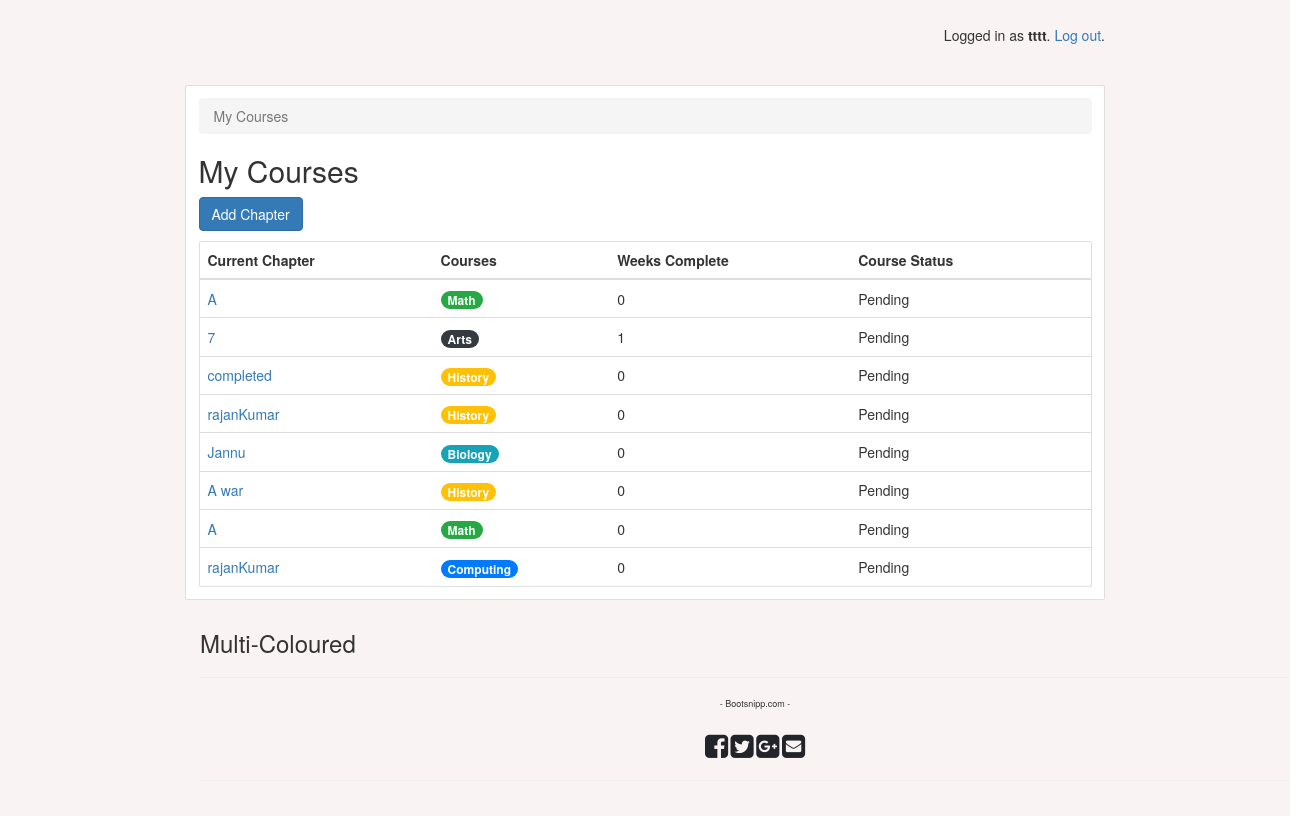
/teachers/ (signed in), run on the app's committed database.
### classroom/models.py (models this page shows, shortened)
class User(AbstractUser):
    is_student = models.BooleanField(default=False)
    is_teacher = models.BooleanField(default=False)

class Quiz(models.Model):
    owner = models.ForeignKey(User, on_delete=models.CASCADE, related_name='quizzes')
    name = models.CharField(max_length=255)
    subject = models.ForeignKey(Subject, on_delete=models.CASCADE, related_name='quizzes')

class Subject(models.Model):
    name = models.CharField(max_length=30)
    color = models.CharField(max_length=7, default='#007bff')
    def get_html_badge(self):
        name = escape(self.name)
        color = escape(self.color)
        html = '<span class="badge badge-primary" style="background-color: %s">%s</span>' % (color, name)
        return mark_safe(html)

### classroom/views/teachers.py (the view)
# urls.py: path('', students.QuizListView.as_view(), name='quiz_list'),
@method_decorator([login_required, teacher_required], name='dispatch')
class QuizListView(ListView):
    model = Quiz
    ordering = ('name', )
    context_object_name = 'quizzes'
    template_name = 'classroom/teachers/quiz_change_list.html'
    def get_queryset(self):
        queryset = self.request.user.quizzes \
            .select_related('subject') \
            .annotate(questions_count=Count('questions', distinct=True)) \
            .annotate(taken_count=Count('taken_quizzes', distinct=True))
        return queryset

### classroom/templates/classroom/teachers/quiz_change_list.html
{% extends 'base.html' %}
{% block content %}
  <nav aria-label="breadcrumb">
    <ol class="breadcrumb">
      <li class="breadcrumb-item active" aria-current="page">My Courses</li>
    </ol>
  </nav>
  <h2 class="mb-3">My Courses</h2>
  <a href="{% url 'teachers:quiz_add' %}" class="btn btn-primary mb-3" role="button">Add Chapter</a>
  <div class="card">
    <table class="table mb-0">
      <thead>
        <tr>
          <th>Current Chapter</th>
          <th>Courses</th>
          <th>Weeks Complete</th>
          <th>Course Status</th>
          <th></th>
        </tr>
      </thead>
      <tbody>
        {% for quiz in quizzes %}
          <tr>
            <td class="align-middle"><a href="{% url 'teachers:quiz_change' quiz.pk %}">{{ quiz.name }}</a></td>
            <td class="align-middle">{{ quiz.subject.get_html_badge }}</td>
            <td class="align-middle">{{ quiz.questions_count }}</td>
            <td class="align-middle">Pending</td>
            <td class="text-right">
            </td>
          </tr>
        {% empty %}
          <tr>
            <td class="bg-light text-center font-italic" colspan="5">You haven't created any quiz yet.</td>
          </tr>
        {% endfor %}
      </tbody>
    </table>
  </div>
{% endblock %}

### templates/base.html (shortened to what this page needs)
{% load static %}<!doctype html>
<html lang="en">
  <head>
    <link rel="stylesheet" href="https://maxcdn.bootstrapcdn.com/bootstrap/4.0.0/css/bootstrap.min.css">
    <link rel="stylesheet" type="text/css" href="{% static 'vendor/fontello-2f186091/css/fontello.css' %}">
    <link rel="stylesheet" type="text/css" href="{% static 'css/app.css' %}">
      <link href="//maxcdn.bootstrapcdn.com/font-awesome/4.1.0/css/font-awesome.min.css" rel="stylesheet">
<link href="https://maxcdn.bootstrapcdn.com/bootstrap/3.3.5/css/bootstrap.min.css" rel="stylesheet">
    {% if user.is_authenticated and user.is_teacher %}
      <link rel="stylesheet" type="text/css" href="{% static 'css/teachers.css' %}">
    {% else %}
      <link rel="stylesheet" type="text/css" href="{% static 'css/students.css' %}">
    {% endif %}
  </head>
  <body>
    <div class="container my-4">
      <div class="row justify-content-center">
        <div class="col-md-10 col-sm-12">
          <div class="row">
            <div class="col-6">
              <h1 class="logo">
                <a href="{% url 'home' %}">
                  {% if user.is_authenticated %}
                    {% if user.is_teacher %}
                      <span class="icon-feather" data-toggle="tooltip" data-placement="right" title="Teacher profile"></span>
                    {% else %}
                      <span class="icon-graduation-cap" data-toggle="tooltip" data-placement="right" title="Student profile"></span>
                    {% endif %}
                  {% endif %}
                </a>
              </h1>
            </div>
            <div class="col-6 text-right">
              {% if user.is_authenticated %}
                <p class="pt-3">Logged in as <strong>{{ user.username }}</strong>. <a href="{% url 'logout' %}">Log out</a>.</p>
              {% else %}
                <a href="{% url 'login' %}" class="btn btn-light" role="button">Log in</a>
              {% endif %}
            </div>
          </div>
          <div class="card mb-3">
            <div class="card-body">
              {% block content %}
              {% endblock %}
            </div>
          </div>
          <footer>
          <div class="container">
<h3>Multi-Coloured</h3>
    <hr>
        <div class="text-center center-block">
            <p class="txt-railway">- Bootsnipp.com -</p>
            <br />
                <a href="https://www.facebook.com/bootsnipp"><i id="social-fb" class="fa fa-facebook-square fa-3x social"></i></a>
	            <a href="https://twitter.com/bootsnipp"><i id="social-tw" class="fa fa-twitter-square fa-3x social"></i></a>
	            <a href="https://plus.google.com/+Bootsnipp-page"><i id="social-gp" class="fa fa-google-plus-square fa-3x social"></i></a>
	            <a href="mailto:bootsnipp@gmail.com"><i id="social-em" class="fa fa-envelope-square fa-3x social"></i></a>
</div>
    <hr>
</div>
          </footer>
        </div>
      </div>
    </div>
  </body>
</html>

### static/css/app.css (style rules this page uses)
.logo { font-family: 'Clicker Script', cursive; }
.logo a { color: #212529; text-decoration: none; }
footer { font-size: .9rem; }
footer a { color: #212529; }

### static/css/teachers.css (style rules this page uses)
body { background-color: #F9F3F3; }

### data on the page
User: username "tttt"
Quiz: name "A", subject.get_html_badge "Math", questions_count "0"
Quiz: name "7", subject.get_html_badge "Arts", questions_count "1"
Quiz: name "completed", subject.get_html_badge "History", questions_count "0"
Quiz: name "rajanKumar", subject.get_html_badge "History", questions_count "0"
Quiz: name "Jannu", subject.get_html_badge "Biology", questions_count "0"
Quiz: name "A war", subject.get_html_badge "History", questions_count "0"
Quiz: name "A", subject.get_html_badge "Math", questions_count "0"
Quiz: name "rajanKumar", subject.get_html_badge "Computing", questions_count "0"
